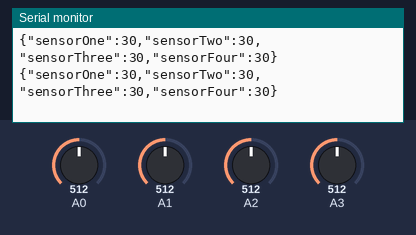
A sketch run on a simulated Arduino Uno, built with avr-gcc and run on an emulated ATmega328P. Parts: the last lines printed to the serial monitor. The inputs (shaded band) are chosen by the test bench; at power-on: A0 = 512, A1 = 512, A2 = 512, A3 = 512.

Above: at 1.8 s.
1.9 s: A0 set to 716
At 2.8 s:
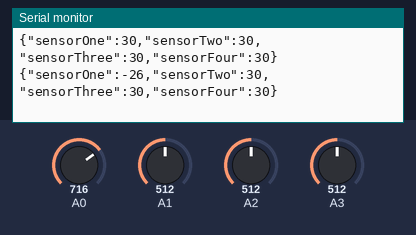
3.4 s: A1 set to 716
At 4.7 s:
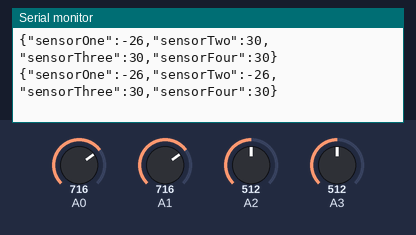
4.9 s: A2 set to 716
At 5.8 s:
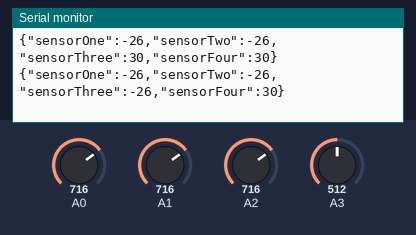
6.4 s: A3 set to 716
At 7.7 s:
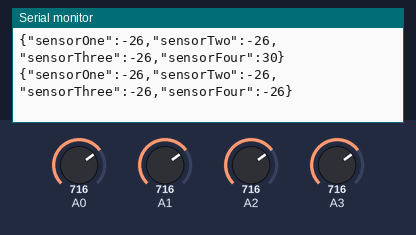
7.9 s: A0 set to 992
At 8.9 s:
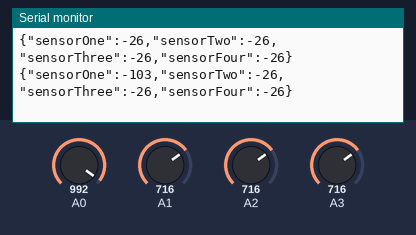
9.4 s: A1 set to 992
At 10.9 s:
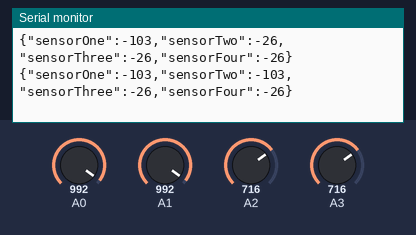
Timing chart, 0 to 11.9 s (numbered marks = the images above; inputs shaded):
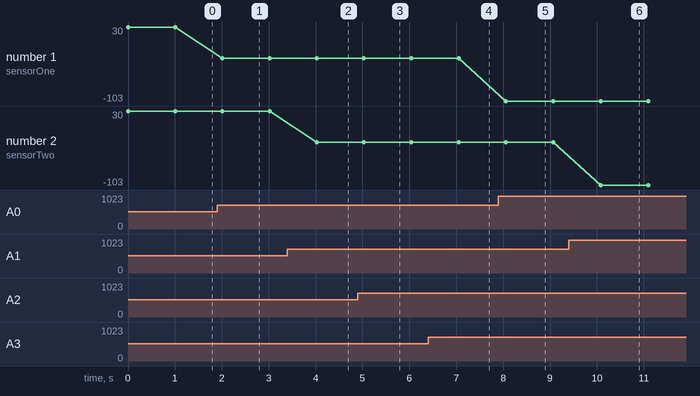

Measured:
- after the input at 1.9 s, the serial monitor: prints a new line after 0.11 s (image 1)
- after the input at 3.4 s, the serial monitor: prints a new line after 0.63 s (image 2)
- after the input at 4.9 s, the serial monitor: prints a new line after 0.13 s (image 3)
- after the input at 6.4 s, the serial monitor: prints a new line after 0.65 s (image 4)
- after the input at 7.9 s, the serial monitor: prints a new line after 0.16 s (image 5)
- after the input at 9.4 s, the serial monitor: prints a new line after 0.68 s (image 6)
- plotted number 1: 30 → -26 after the input at 1.9 s, -26 → -103 after the input at 7.9 s

The sketch:

Moisture_Test.ino
```cpp
#include <ArduinoJson.h>

const int capacity = JSON_OBJECT_SIZE(4);

void setup() {
  Serial.begin(9600);
  while (!Serial) continue;
}

void loop() {
  int sensorVal[4] = {analogRead(A0), analogRead(A1), analogRead(A2), analogRead(A3)};
  int percentageHumididy[4] = {map(sensorVal[0], 260, 620, 100, 0), map(sensorVal[1], 260, 620, 100, 0), map(sensorVal[2], 260, 620, 100, 0), map(sensorVal[3], 260, 620, 100, 0),};


  StaticJsonDocument<capacity> doc;
  doc["sensorOne"] = percentageHumididy[0];
  doc["sensorTwo"] = percentageHumididy[1];
  doc["sensorThree"] = percentageHumididy[2];
  doc["sensorFour"] = percentageHumididy[3];
  serializeJson(doc, Serial);

  Serial.println();

  delay(1000);
}
```
